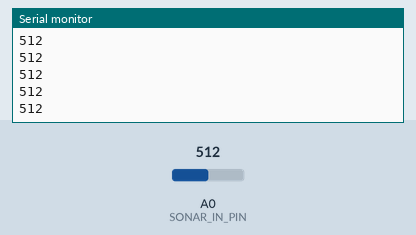
Bench run of a sketch on a simulated Arduino Uno, built with avr-gcc and run on an emulated ATmega328P. Parts: the last lines printed to the serial monitor. The test bench sets the inputs (shaded band); at power-on: A0 (SONAR_IN_PIN) = 512.

Above: at 1.2 s.
1.3 s: A0 (SONAR_IN_PIN) set to 716
At 1.31 s:
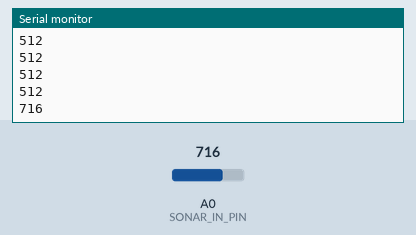
2.8 s: A0 (SONAR_IN_PIN) set to 900
At 2.82 s:
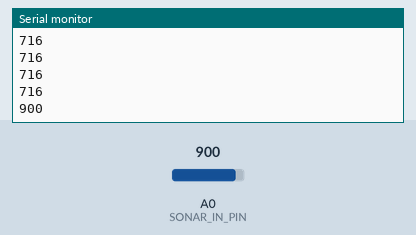
Timing chart, 0 to 5.8 s (numbered marks = the images above; inputs shaded):
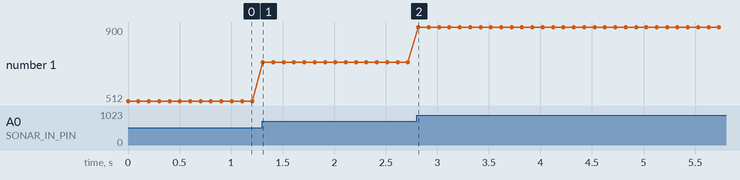

Measured:
- after the input at 1.3 s, the serial monitor: prints a new line at once (image 1)
- after the input at 2.8 s, the serial monitor: prints a new line at once (image 2)
- plotted number 1: 512 → 716 after the input at 1.3 s, 716 → 900 after the input at 2.8 s

The sketch:

ems1.ino
```cpp
#include <TimerOne.h>
#include <SPI.h>
#define SONAR_IN_PIN A0
#define BJT_OUT_PIN 3
#define SONAR_READ analogRead(A0)
#define TIMER_INTERRUPT 10
#define CS_PIN 10
#define M1_LEVEL_0 0 //we need to fill in here after calibration
#define M1_LEVEL_1 0
#define M1_LEVEL_2 0
#define M1_LEVEL_3 0
#define M1_LEVEL_4 0
#define M1_LEVEL_5 0
#define M1_LEVEL_6 0
#define M1_LEVEL_7 0
#define M1_LEVEL_8 0
#define M1_LEVEL_9 0
#define M1_LEVEL_10 0

uint8_t pulse_width =200; //u sec
long freq_inv = 1282051 ; // in us

long high_state = pulse_width;
long low_state = freq_inv - high_state;
uint8_t countStep = 14;
long count_out_ems = 0;
uint8_t pulse_forward_state_high = 0;
uint8_t pulse_forward_state_low = 1;
void process(){
 count_out_ems+=countStep;
 if (count_out_ems > freq_inv) count_out_ems = 0;
 if ((count_out_ems >=0) && (count_out_ems<=high_state)){
  //output high state here
  digitalWrite(BJT_OUT_PIN,HIGH);
 }
 else
 if ((count_out_ems >high_state) && (count_out_ems<=freq_inv)){
  //output low state
  digitalWrite(BJT_OUT_PIN,LOW);
 }
}

void MCP41010Write(byte value)
{
   digitalWrite(CS_PIN,LOW); // select the chip
   SPI.transfer(B00010001); // command byte
   SPI.transfer(value); // data byte
   digitalWrite(CS_PIN,HIGH); // de-select the chip
}

void setup() {
  pinMode(BJT_OUT_PIN,OUTPUT);
  Serial.begin(9600);
  Timer1.initialize(TIMER_INTERRUPT);
  Timer1.attachInterrupt(process);
  SPI.begin();
}

void loop() {

  Serial.println(SONAR_READ);
  //MCP41010Write(255);
  delay(100);

}
```
